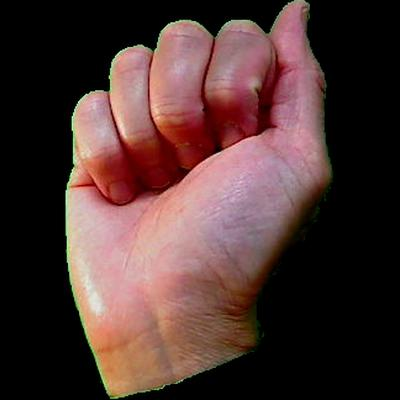
#> input picture GangGang/ayushDataset/asl_datasetAyush/asl_dataset/a/hand1_a_left_seg_4_cropped.jpeg, 400 x 400 px, found by its file name; its folder holds only this picture in this run
$ jupyter execute --allow-errors 'KNN and SVM SignAyush.ipynb'
#> lines starting #> are read from the running program, lines starting #| are printed output that depends on the picture
[cell 1]
# import necessary packages

from sklearn.neighbors import KNeighborsClassifier
from sklearn.preprocessing import LabelEncoder
from sklearn.model_selection import  train_test_split
from sklearn.metrics import classification_report
# from pyimagesearch import simplepreprocessor
# from pyimagesearch import simpledatasetloader
from imutils import paths
import os
import glob
import cv2
import numpy as np

def getListOfFiles(dirName):
    # create a list of file and sub directories
    # names in the given directory
    listOfFile = os.listdir(dirName)
    allFiles = list()
    # Iterate over all the entries
    for entry in listOfFile:
        # Create full path
        fullPath = os.path.join(dirName, entry)
        # If entry is a directory then get the list of files in this directory
        if os.path.isdir(fullPath):
            allFiles = allFiles + getListOfFiles(fullPath)
        else:
            allFiles.append(fullPath)
#> pass 2 of the loop in getListOfFiles, `for entry in listOfFile:`:
#> pass 3 of the loop in getListOfFiles, `for entry in listOfFile:`:

    return allFiles

imagePaths = getListOfFiles("C:/Users/hp/anaconda_work/project649/ayushdataset/asl_datasetAyush/asl_dataset") ## Folder structure: datasets --> sub-folders with labels name
#print(imagePaths)

[cell 2]
data = []
lables = []
c = 0 ## to see the progress
for image in imagePaths:

    lable = os.path.split(os.path.split(image)[0])[1]
    lables.append(lable)

    img = cv2.imread(image)
#> img is the input picture: shape (400, 400, 3); mean B, G, R 50.9, 53.3, 78
    img = cv2.resize(img, (32, 32), interpolation = cv2.INTER_AREA)
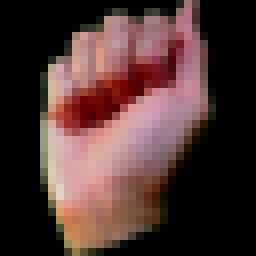
#> img: shape (32, 32, 3) (shown 8 times larger); mean B, G, R 50.9, 53.3, 78
    data.append(img)
    c=c+1
    print(c)
#> pass 2 of the loop `for image in imagePaths:`:
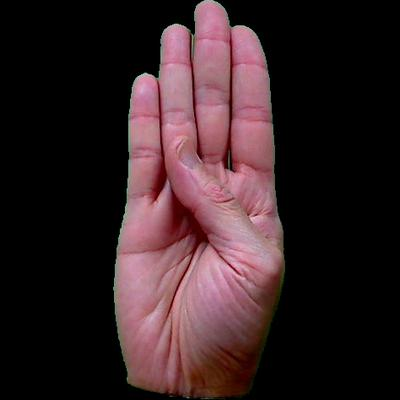
#> input picture GangGang/ayushDataset/asl_datasetAyush/asl_dataset/b/hand1_b_dif_seg_2_cropped.jpeg, 400 x 400 px, found by its file name
#> img is the input picture: shape (400, 400, 3); mean B, G, R 36.7, 33.7, 51.9
#> `img = cv2.resize(img, (32, 32), interpolation = cv2.INTER_AREA)`:
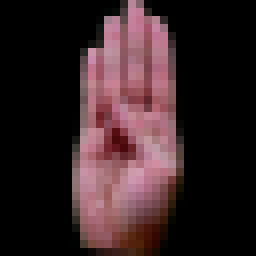
#> img: shape (32, 32, 3) (shown 8 times larger); mean B, G, R 36.6, 33.7, 51.9
#> pass 3 of the loop `for image in imagePaths:`:
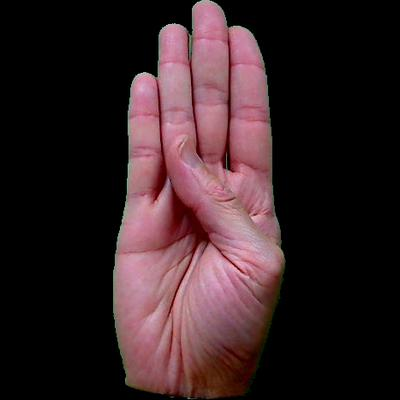
#> input picture GangGang/ayushDataset/asl_datasetAyush/asl_dataset/b/hand1_b_dif_seg_4_cropped.jpeg, 400 x 400 px, found by its file name
#> img is the input picture: shape (400, 400, 3); mean B, G, R 36.9, 33.9, 52.2
#> `img = cv2.resize(img, (32, 32), interpolation = cv2.INTER_AREA)`:
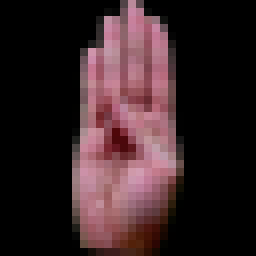
#> img: shape (32, 32, 3) (shown 8 times larger); mean B, G, R 36.9, 33.9, 52.2
#> the loop made 4 passes; the first 3 are shown

#print(lables)

[cell 3]
# encode the labels as integer
data = np.array(data)
lables = np.array(lables)

le = LabelEncoder()
lables = le.fit_transform(lables)

[cell 4]
myset = set(lables)
print(myset)

[cell 5]
dataset_size = data.shape[0]
#> dataset_size = 4
data = data.reshape(dataset_size,-1)

[cell 6]
print(data.shape)
#| (4, 3072)
print(lables.shape)
#| (4,)
print(dataset_size)
#| 4

[cell 7]
(trainX, testX, trainY, testY ) = train_test_split(data, lables, test_size= 0.25, random_state=42)

[cell 8]
model = KNeighborsClassifier(n_neighbors=5, n_jobs=-1)
model.fit(trainX, trainY)

#> (the rest of this cell did not finish here and is left out)

[cell 9]
import pickle
filename = 'knnlah.sav'
pickle.dump(model, open(filename, 'wb'))

[cell 10]
loaded_model = pickle.load(open(filename, 'rb'))
#> (the rest of this cell did not finish here and is left out)

[cell 11]
# [9 lines of commented-out code are left out]

[cell 12]
#SVM

[cell 13]
from sklearn.svm import SVC
svclass = SVC(kernel='rbf')
svclass
svclass.fit (trainX,trainY) #trainX, testX, trainY, testY

[cell 14]
y_pred = svclass.predict(testX)
y_pred
y_pred.shape
#> Out = (1,)
